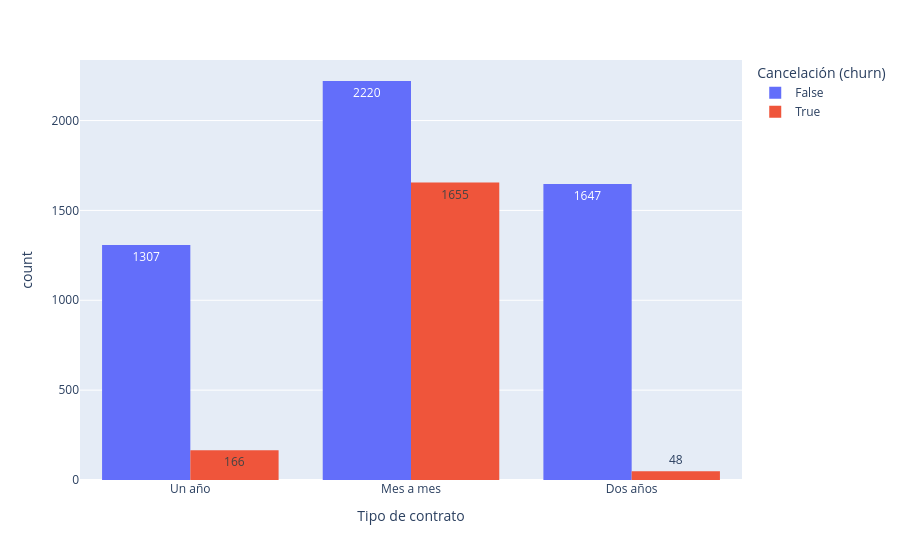

Notebook cell for this chart:
### Code cell
# Ahora el recuento será por el tipo de contrato
px.histogram(telecom, x = 'Tipo de contrato', text_auto = True, color = 'Cancelación (churn)', barmode = 'group')

### Figure 1 — Plotly figure (JSON) as saved in the notebook; plotly's stock layout.template omitted (floating-point values rounded to 4 significant figures; data arrays with more than 128 entries replaced by an {"elided": "..."} marker saying what was removed)
{"data": [{"alignmentgroup": "True", "bingroup": "x", "hovertemplate": "Cancelación (churn)=False<br>Tipo de contrato=%{x}<br>count=%{y}<extra></extra>", "legendgroup": "False", "marker": {"color": "#636efa", "pattern": {"shape": ""}}, "name": "False", "offsetgroup": "False", "orientation": "v", "showlegend": true, "texttemplate": "%{value}", "type": "histogram", "x": {"elided": "5174 str values"}, "xaxis": "x", "yaxis": "y"}, {"alignmentgroup": "True", "bingroup": "x", "hovertemplate": "Cancelación (churn)=True<br>Tipo de contrato=%{x}<br>count=%{y}<extra></extra>", "legendgroup": "True", "marker": {"color": "#EF553B", "pattern": {"shape": ""}}, "name": "True", "offsetgroup": "True", "orientation": "v", "showlegend": true, "texttemplate": "%{value}", "type": "histogram", "x": {"elided": "1869 str values"}, "xaxis": "x", "yaxis": "y"}], "layout": {"barmode": "group", "legend": {"title": {"text": "Cancelación (churn)"}, "tracegroupgap": 0}, "margin": {"t": 60}, "xaxis": {"anchor": "y", "domain": [0, 1], "title": {"text": "Tipo de contrato"}}, "yaxis": {"anchor": "x", "domain": [0, 1], "title": {"text": "count"}}}}
